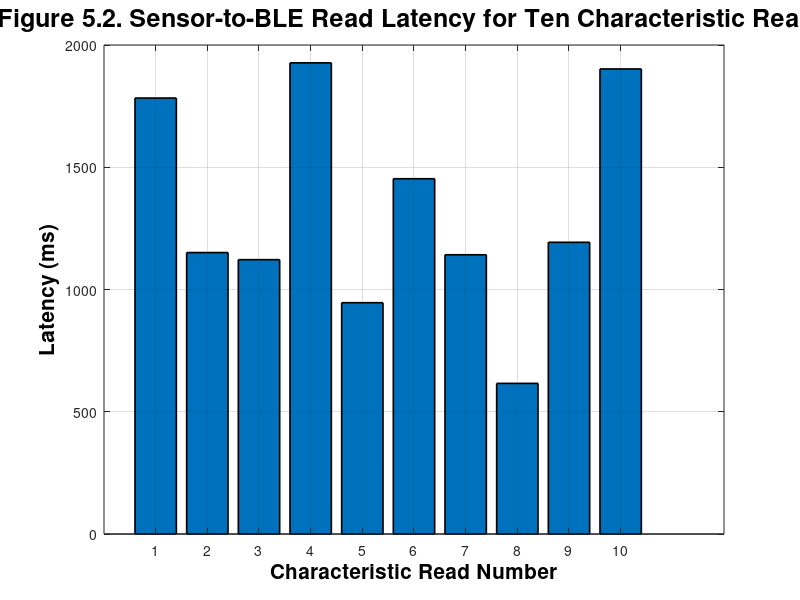

The MATLAB source for this figure: (Note: this script raises an error after producing the figure.)
%% EE 695 Research - Phase 4 Results Graphs
% Clean report-ready version with improved readability

clear; clc; close all;

%% -----------------------------
% Global figure styling
% -----------------------------
title_fs  = 18;
label_fs  = 15;
tick_fs   = 13;
text_fs   = 12;
axis_lw   = 1.6;
bar_lw    = 1.2;

%% -----------------------------
% Phase 4A: Task latency data
% -----------------------------
latency_ms = [1783, 1151, 1122, 1927, 946, 1453, 1142, 616, 1193, 1902];
read_num = 1:numel(latency_ms);

lat_min = min(latency_ms);
lat_max = max(latency_ms);
lat_avg = mean(latency_ms);
lat_med = median(latency_ms);

%% --------------------------------
% Phase 4B / 4C scheduler summaries
% --------------------------------
baseline_samples = 48;
baseline_min_period = 2007;
baseline_max_period = 2008;
baseline_avg_period = 2007.44;
baseline_min_error = 7;
baseline_max_error = 8;
baseline_avg_error = 7.44;
baseline_jitter = 1;

interference_samples = 45;
interference_min_period = 2379;
interference_max_period = 2381;
interference_avg_period = 2380.16;
interference_min_error = 379;
interference_max_error = 381;
interference_avg_error = 380.16;
interference_jitter = 2;

avg_period_increase = interference_avg_period - baseline_avg_period;
avg_error_increase  = interference_avg_error - baseline_avg_error;

%% -----------------------------
% Figure 5.2: Task Latency
% -----------------------------
fig1 = figure('Name','Figure 5.2','NumberTitle','off', ...
    'Color','w','Position',[100 100 1100 650]);

bar(read_num, latency_ms, 'LineWidth', bar_lw);
xlabel('Characteristic Read Number', 'FontSize', label_fs, 'FontWeight', 'bold', 'Color', 'k');
ylabel('Latency (ms)', 'FontSize', label_fs, 'FontWeight', 'bold', 'Color', 'k');
title('Figure 5.2. Sensor-to-BLE Read Latency for Ten Characteristic Reads', ...
    'FontSize', title_fs, 'FontWeight', 'bold', 'Color', 'k');
xticks(read_num);
grid on;
box on;

ax = gca;
ax.FontSize = tick_fs;
ax.LineWidth = axis_lw;
ax.XColor = 'k';
ax.YColor = 'k';
ax.GridColor = [0.4 0.4 0.4];
ax.GridAlpha = 0.3;
ax.Color = 'w';

ylim([0, max(latency_ms) * 1.18]);

for i = 1:numel(latency_ms)
    text(read_num(i), latency_ms(i) + max(latency_ms)*0.02, sprintf('%d', latency_ms(i)), ...
        'HorizontalAlignment', 'center', ...
        'FontSize', text_fs, ...
        'FontWeight', 'bold', ...
        'Color', 'k');
end

exportgraphics(fig1, 'Figure1_Sensor_to_BLE_Read_Latency.png', ...
    'Resolution', 300, 'BackgroundColor', 'white');

%% -----------------------------------------
% Figure 5.3: Average Period Comparison
% -----------------------------------------
fig2 = figure('Name','Figure 5.3','NumberTitle','off', ...
    'Color','w','Position',[120 120 950 650]);

period_data = [baseline_avg_period, interference_avg_period];
bar(period_data, 'LineWidth', bar_lw);
set(gca, 'XTickLabel', {'Baseline', 'Interference'});
ylabel('Average Period (ms)', 'FontSize', label_fs, 'FontWeight', 'bold', 'Color', 'k');
title('Figure 5.3. Average Sensor Thread Period Under Baseline and Interference Conditions', ...
    'FontSize', title_fs, 'FontWeight', 'bold', 'Color', 'k');
grid on;
box on;

ax = gca;
ax.FontSize = tick_fs;
ax.LineWidth = axis_lw;
ax.XColor = 'k';
ax.YColor = 'k';
ax.GridColor = [0.4 0.4 0.4];
ax.GridAlpha = 0.3;
ax.Color = 'w';

ylim([0, max(period_data) * 1.15]);

for i = 1:numel(period_data)
    text(i, period_data(i) + max(period_data)*0.025, sprintf('%.2f ms', period_data(i)), ...
        'HorizontalAlignment', 'center', ...
        'FontSize', text_fs, ...
        'FontWeight', 'bold', ...
        'Color', 'k');
end

exportgraphics(fig2, 'Figure2_Avg_Sensor_Thread_Period.png', ...
    'Resolution', 300, 'BackgroundColor', 'white');

%% -----------------------------------------
% Figure 5.4: Average Timing Error Comparison
% -----------------------------------------
fig3 = figure('Name','Figure 5.4','NumberTitle','off', ...
    'Color','w','Position',[140 140 950 650]);

error_data = [baseline_avg_error, interference_avg_error];
bar(error_data, 'LineWidth', bar_lw);
set(gca, 'XTickLabel', {'Baseline', 'Interference'});
ylabel('Average Timing Error (ms)', 'FontSize', label_fs, 'FontWeight', 'bold', 'Color', 'k');
title('Figure 5.4. Average Sensor Thread Timing Error Under Baseline and Interference Conditions', ...
    'FontSize', title_fs, 'FontWeight', 'bold', 'Color', 'k');
grid on;
box on;

ax = gca;
ax.FontSize = tick_fs;
ax.LineWidth = axis_lw;
ax.XColor = 'k';
ax.YColor = 'k';
ax.GridColor = [0.4 0.4 0.4];
ax.GridAlpha = 0.3;
ax.Color = 'w';

ylim([0, max(error_data) * 1.18]);

for i = 1:numel(error_data)
    text(i, error_data(i) + max(error_data)*0.025, sprintf('%.2f ms', error_data(i)), ...
        'HorizontalAlignment', 'center', ...
        'FontSize', text_fs, ...
        'FontWeight', 'bold', ...
        'Color', 'k');
end

exportgraphics(fig3, 'Figure3_Avg_Sensor_Thread_Timing_Error.png', ...
    'Resolution', 300, 'BackgroundColor', 'white');

%% -----------------------------------------
% Print results to command window
% -----------------------------------------
fprintf('\n===== Phase 4A Task Latency Summary =====\n');
fprintf('Samples   : %d\n', numel(latency_ms));
fprintf('Minimum   : %.0f ms\n', lat_min);
fprintf('Maximum   : %.0f ms\n', lat_max);
fprintf('Average   : %.2f ms\n', lat_avg);
fprintf('Median    : %.2f ms\n', lat_med);

fprintf('\n===== Phase 4B Baseline Scheduler Summary =====\n');
fprintf('Samples       : %d\n', baseline_samples);
fprintf('Min Period    : %d ms\n', baseline_min_period);
fprintf('Max Period    : %d ms\n', baseline_max_period);
fprintf('Avg Period    : %.2f ms\n', baseline_avg_period);
fprintf('Min Error     : +%d ms\n', baseline_min_error);
fprintf('Max Error     : +%d ms\n', baseline_max_error);
fprintf('Avg Error     : +%.2f ms\n', baseline_avg_error);
fprintf('Jitter Range  : %d ms\n', baseline_jitter);

fprintf('\n===== Phase 4C Interference Scheduler Summary =====\n');
fprintf('Samples       : %d\n', interference_samples);
fprintf('Min Period    : %d ms\n', interference_min_period);
fprintf('Max Period    : %d ms\n', interference_max_period);
fprintf('Avg Period    : %.2f ms\n', interference_avg_period);
fprintf('Min Error     : +%d ms\n', interference_min_error);
fprintf('Max Error     : +%d ms\n', interference_max_error);
fprintf('Avg Error     : +%.2f ms\n', interference_avg_error);
fprintf('Jitter Range  : %d ms\n', interference_jitter);

fprintf('\n===== Baseline vs Interference Comparison =====\n');
fprintf('Average Period Increase : +%.2f ms\n', avg_period_increase);
fprintf('Average Error Increase  : +%.2f ms\n', avg_error_increase);
